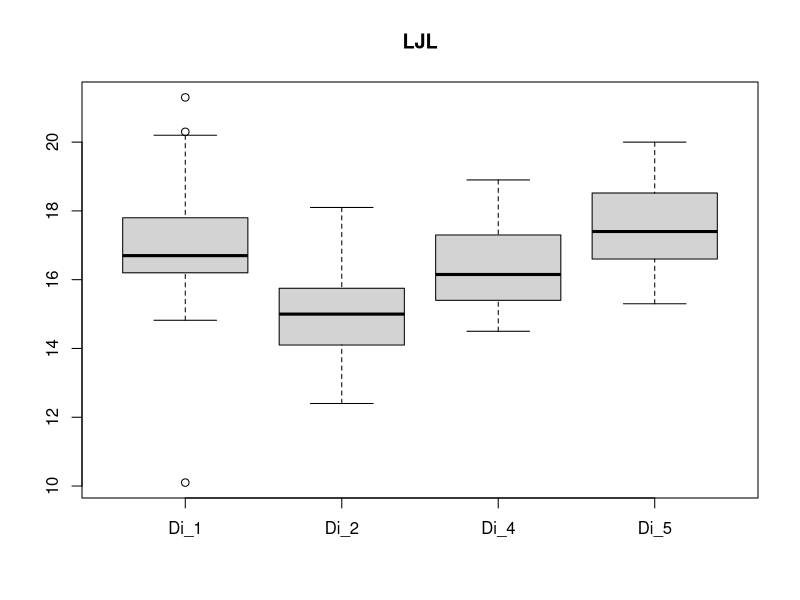

Write the R code that produced this figure.
Di_1 <- c(20.2,17.4,18.1,17.3,15.9,17.5,16.2,16.7,17.9,15.4,16.8,18.2,16.7,16.6,14.9,19.6,16.0,15.6,17.5,17.8,15.9,18.3,17.4,16.4,16.7,16.3,21.3,16.4,15.9,16.3,18.3,16.9,10.1,17.0,16.1,16.5,14.82,17.6,16.7,15.1,16.3,20.3,17.2,16.6,19.9,18.9,16.3,16.9,15.5,18.8)
Di_2 <- c(13.4,14.4,15.6,14.2,14.9,13.9,18.1,16.5,14.1,13.2,14.0,15.6,14.6,14.5,15.7,16.6,13.5,16.5,16.9,15.0,14.4,14.7,12.7,15.3,14.0,14.6,14.0,14.6,15.1,12.4,15.8,15.3,14.1,15.3,15.0,15.9,15.4,13.7,14.1,14.5,15.8,16.5,14.6,15.7,14.0,15.6,16.0,15.4,17.0,16.4,16.6)
Di_4 <- c(16.5,15.4,16.0,16.9,17.7,17.6,16.0,17.0,14.8,16.9,16.2,17.7,16.09,15.5,14.5,14.5,14.9,15.7,17.1,16.1,15.6,18.3,14.6,17.4,15.8,17.2,15.1,15.6,15.0,14.6,18.9,15.2,18.2,16.0,18.0,15.3,18.1,16.7,16.5,15.2,16.6,16.9,17.3,16.04,17.6,16.6,16.5,15.1,14.6,18.0,17.5,15.8,18.2,15.6)
Di_5 <- c(18.0,18.5,20.0,16.1,17.7,16.6,17.8,19.1,16.6,16.1,17.4,18.54,19.6,17.4,19.5,15.3,17.2,16.5,16.9,17.1)
svg(filename = 'morpho_data/boxplotLJL.svg')
boxplot(Di_1, Di_2, Di_4, Di_5, names = c('Di_1', 'Di_2', 'Di_4', 'Di_5'), main = 'LJL')
dev.off()
